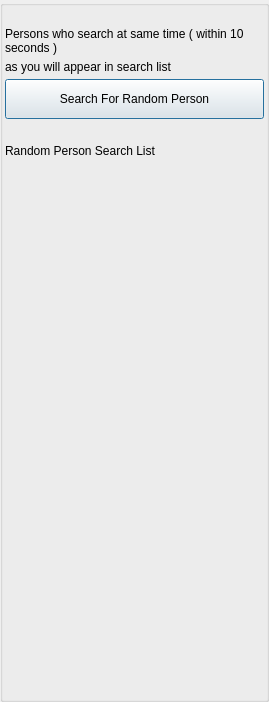
<?xml version="1.0" encoding="UTF-8"?>
<ui version="4.0">
 <class>AppletRandomConnectUi</class>
 <widget class="QDialog" name="AppletRandomConnectUi">
  <property name="geometry">
   <rect>
    <x>0</x>
    <y>0</y>
    <width>269</width>
    <height>702</height>
   </rect>
  </property>
  <property name="windowTitle">
   <string>Search</string>
  </property>
  <property name="windowIcon">
   <iconset>
    <normaloff>:/TruthOrDare/Resources/ic_people_normal.png</normaloff>:/TruthOrDare/Resources/ic_people_normal.png</iconset>
  </property>
  <layout class="QVBoxLayout" name="verticalLayout">
   <property name="spacing">
    <number>0</number>
   </property>
   <property name="leftMargin">
    <number>0</number>
   </property>
   <property name="topMargin">
    <number>0</number>
   </property>
   <property name="rightMargin">
    <number>0</number>
   </property>
   <property name="bottomMargin">
    <number>0</number>
   </property>
   <item>
    <widget class="QGroupBox" name="ItemsGroupBox">
     <property name="minimumSize">
      <size>
       <width>0</width>
       <height>0</height>
      </size>
     </property>
     <property name="title">
      <string/>
     </property>
     <layout class="QVBoxLayout" name="verticalLayout_2">
      <property name="spacing">
       <number>5</number>
      </property>
      <property name="leftMargin">
       <number>2</number>
      </property>
      <property name="topMargin">
       <number>2</number>
      </property>
      <property name="rightMargin">
       <number>2</number>
      </property>
      <property name="bottomMargin">
       <number>2</number>
      </property>
      <item>
       <widget class="QLabel" name="m_StatusLabel">
        <property name="text">
         <string notr="true"/>
        </property>
       </widget>
      </item>
      <item>
       <widget class="QLabel" name="m_SearchLabel">
        <property name="text">
         <string>Persons who search at same time ( within 10 seconds ) </string>
        </property>
        <property name="wordWrap">
         <bool>true</bool>
        </property>
       </widget>
      </item>
      <item>
       <widget class="QLabel" name="label_2">
        <property name="text">
         <string>as you will appear in search list</string>
        </property>
       </widget>
      </item>
      <item>
       <widget class="QPushButton" name="m_SerchButton">
        <property name="minimumSize">
         <size>
          <width>0</width>
          <height>40</height>
         </size>
        </property>
        <property name="text">
         <string>Search For Random Person</string>
        </property>
       </widget>
      </item>
      <item>
       <widget class="QLabel" name="m_SearchStatusLabel">
        <property name="font">
         <font>
          <pointsize>10</pointsize>
         </font>
        </property>
        <property name="text">
         <string/>
        </property>
       </widget>
      </item>
      <item>
       <widget class="QLabel" name="m_SearchForRandomPersonLabel">
        <property name="text">
         <string>Random Person Search List</string>
        </property>
       </widget>
      </item>
      <item>
       <widget class="FriendListWidget" name="m_FriendListWidget" native="true">
        <property name="sizePolicy">
         <sizepolicy hsizetype="Expanding" vsizetype="Expanding">
          <horstretch>0</horstretch>
          <verstretch>0</verstretch>
         </sizepolicy>
        </property>
       </widget>
      </item>
     </layout>
    </widget>
   </item>
  </layout>
 </widget>
 <customwidgets>
  <customwidget>
   <class>FriendListWidget</class>
   <extends>QWidget</extends>
   <header>FriendListWidget.h</header>
   <container>1</container>
  </customwidget>
 </customwidgets>
 <resources>
  <include location="../gotvcommon.qrc"/>
 </resources>
 <connections/>
</ui>
